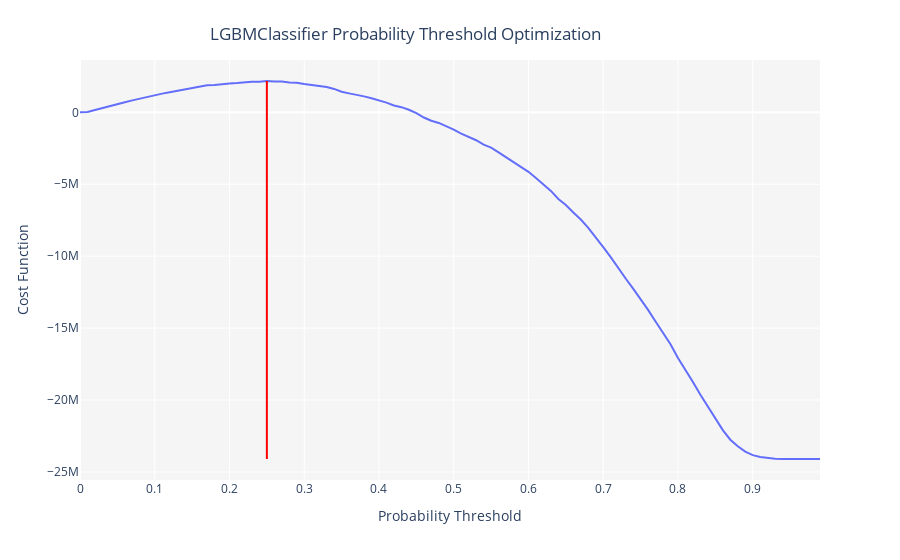

The notebook cell saved with this chart:
### Markdown cell above
### Tuned LigthGBM had declines on all metrics!!
#### Improved:  
#### Declined: Accuracy AUC   Recall    Precision F1   Kappa
                    Accuracy	 AUC	 Recall	 Prec.	  F1	    Kappa
    Untuned:  Mean	0.7244	0.7983	0.7578	0.7118	0.7341	0.4487
    Tuned:    Mean	0.7170	0.7887	0.7417	0.7082	0.7246	0.4340

### Code cell
optimize_threshold(lightgbm, true_negative =1500, false_negative = -5000)
